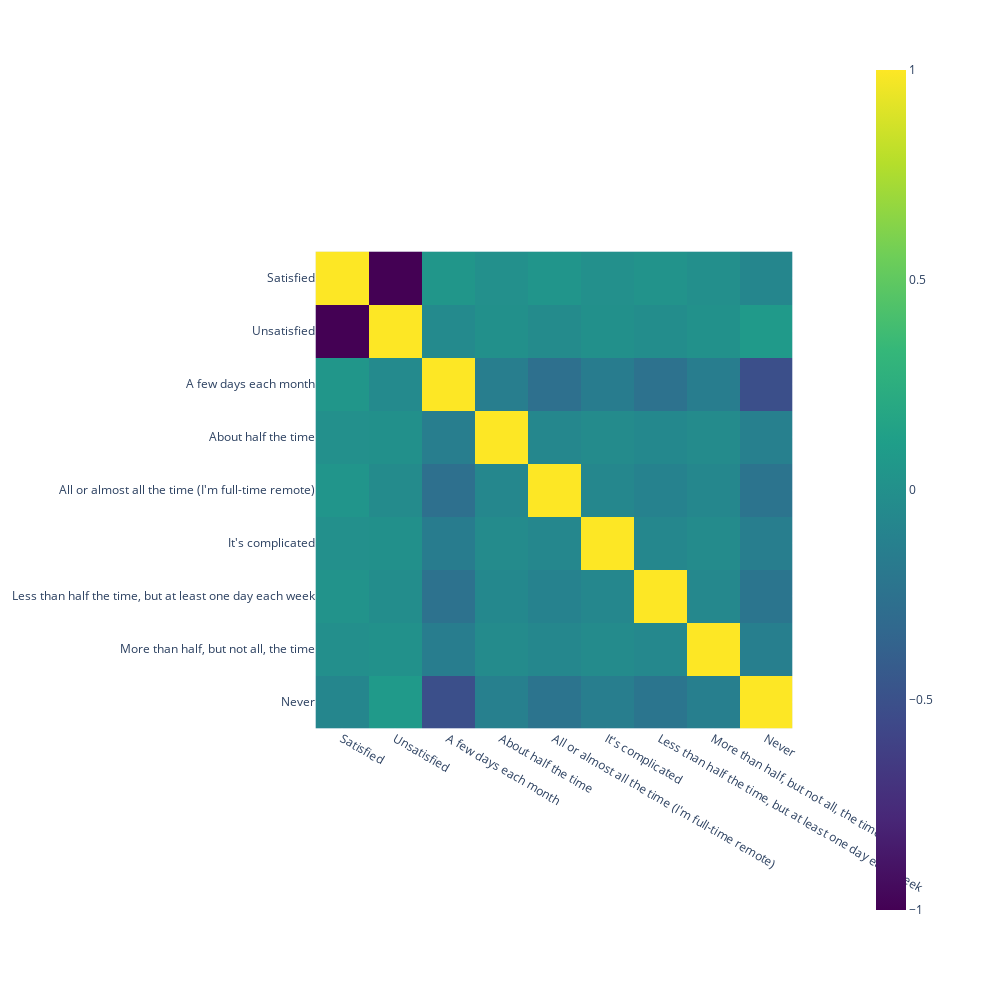

Write notebook code for a chart like this one.
### Code cell
fig = px.imshow(corr, color_continuous_scale='Viridis')
fig.update_layout(autosize=False, width=1000, height=1000)
fig.show()

### Figure 1 — Plotly figure (JSON) as saved in the notebook; plotly's stock layout.template omitted (floating-point values rounded to 4 significant figures)
{"data": [{"coloraxis": "coloraxis", "hovertemplate": "x: %{x}<br>y: %{y}<br>color: %{z}<extra></extra>", "type": "heatmap", "x": ["Satisfied", "Unsatisfied", "A few days each month", "About half the time", "All or almost all the time (I'm full-time remote)", "It's complicated", "Less than half the time, but at least one day each week", "More than half, but not all, the time", "Never"], "y": ["Satisfied", "Unsatisfied", "A few days each month", "About half the time", "All or almost all the time (I'm full-time remote)", "It's complicated", "Less than half the time, but at least one day each week", "More than half, but not all, the time", "Never"], "z": [[1, -1, 0.04952, -0.002938, 0.03734, -0.00337, 0.02011, -0.006963, -0.08311], [-1, 1, -0.04952, 0.002938, -0.03734, 0.00337, -0.02011, 0.006963, 0.08311], [0.04952, -0.04952, 1, -0.1478, -0.2632, -0.1604, -0.2456, -0.1539, -0.5097], [-0.002938, 0.002938, -0.1478, 1, -0.06791, -0.04136, -0.06336, -0.03969, -0.1315], [0.03734, -0.03734, -0.2632, -0.06791, 1, -0.07367, -0.1128, -0.07069, -0.2342], [-0.00337, 0.00337, -0.1604, -0.04136, -0.07367, 1, -0.06873, -0.04306, -0.1426], [0.02011, -0.02011, -0.2456, -0.06336, -0.1128, -0.06873, 1, -0.06595, -0.2185], [-0.006963, 0.006963, -0.1539, -0.03969, -0.07069, -0.04306, -0.06595, 1, -0.1369], [-0.08311, 0.08311, -0.5097, -0.1315, -0.2342, -0.1426, -0.2185, -0.1369, 1]]}], "layout": {"autosize": false, "coloraxis": {"colorscale": [[0, "#440154"], [0.1111, "#482878"], [0.2222, "#3e4989"], [0.3333, "#31688e"], [0.4444, "#26828e"], [0.5556, "#1f9e89"], [0.6667, "#35b779"], [0.7778, "#6ece58"], [0.8889, "#b5de2b"], [1, "#fde725"]]}, "height": 1000, "margin": {"t": 60}, "width": 1000, "xaxis": {"autorange": true, "constrain": "domain", "domain": [0, 1], "range": [-0.5, 8.5], "scaleanchor": "y", "type": "category"}, "yaxis": {"autorange": true, "constrain": "domain", "domain": [0.2227, 0.7773], "range": [8.5, -0.5], "type": "category"}}}
